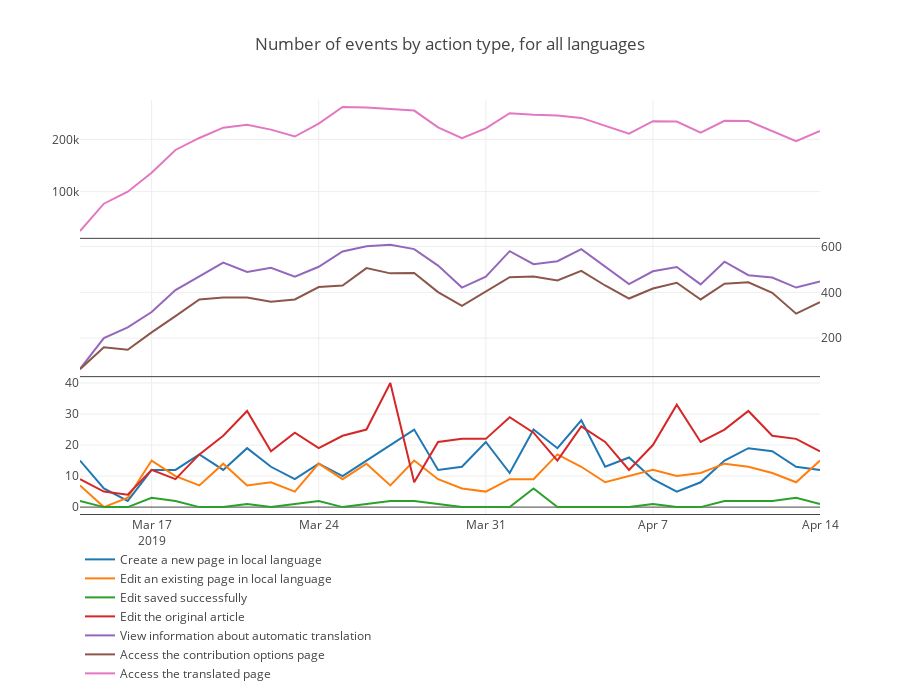

The cell this chart's notebook holds for it:
### Code cell
el_by_action = eventlogging_all.groupby(['date','action'],as_index = False).sum().pivot(index='date',columns='action',values='n_events') \
               .merge(eg_edits.groupby('date', as_index=False)['edits'].sum(), how='left', on='date').fillna(0)
el_by_action.rename(columns={'edits': 'Edit saved successfully'}, inplace=True)
el_by_action = el_by_action.set_index('date')
data = [{'x': el_by_action.index,
    'y': el_by_action[col],
    'name': col
    }  for col in el_by_action.columns.difference(['Access the translated page', 'View information about automatic translation', 'Access the contribution options page'])] \
    + [{'x': el_by_action.index,
    'y': el_by_action[col],
    'name': col,
    'xaxis': 'x2',
    'yaxis': 'y2'
    }  for col in ['View information about automatic translation', 'Access the contribution options page']] \
    + [{'x': el_by_action.index,
    'y': el_by_action['Access the translated page'],
    'name': 'Access the translated page',
    'xaxis': 'x3',
    'yaxis': 'y3'}]
fig = {
    'data': data,
    'layout': {
        'height': 700,
        'xaxis': {'showline':True},
        'xaxis2': {'showticklabels': False, 'anchor':'y2', 'showline':True},
        'xaxis3': {'showticklabels': False, 'anchor':'y3', 'showline':True},
        'yaxis': {'domain': [0, 0.333]},
        'yaxis2': {'domain': [0.333, 0.667], 'side': 'right'}, 
        'yaxis3': {'domain': [0.667, 1]}, 
        'title': {'text': 'Number of events by action type, for all languages'},
        'legend': {'x': 0, 'y': -0.42},
        'hoverlabel': {'namelength' : -1}
    }
}
plotly.offline.iplot(fig)

### Figure 1 — Plotly figure (JSON) as saved in the notebook; plotly's stock layout.template omitted (floating-point values rounded to 4 significant figures)
{"data": [{"name": "Create a new page in local language", "type": "scatter", "uid": "f069a331-4342-4661-8136-19c20d8f409a", "x": ["2019-03-14", "2019-03-15", "2019-03-16", "2019-03-17", "2019-03-18", "2019-03-19", "2019-03-20", "2019-03-21", "2019-03-22", "2019-03-23", "2019-03-24", "2019-03-25", "2019-03-26", "2019-03-27", "2019-03-28", "2019-03-29", "2019-03-30", "2019-03-31", "2019-04-01", "2019-04-02", "2019-04-03", "2019-04-04", "2019-04-05", "2019-04-06", "2019-04-07", "2019-04-08", "2019-04-09", "2019-04-10", "2019-04-11", "2019-04-12", "2019-04-13", "2019-04-14"], "y": [15, 6, 2, 12, 12, 17, 12, 19, 13, 9, 14, 10, 15, 20, 25, 12, 13, 21, 11, 25, 19, 28, 13, 16, 9, 5, 8, 15, 19, 18, 13, 12]}, {"name": "Edit an existing page in local language", "type": "scatter", "uid": "313e8bf2-366d-4329-96a7-e9125c1c94bc", "x": ["2019-03-14", "2019-03-15", "2019-03-16", "2019-03-17", "2019-03-18", "2019-03-19", "2019-03-20", "2019-03-21", "2019-03-22", "2019-03-23", "2019-03-24", "2019-03-25", "2019-03-26", "2019-03-27", "2019-03-28", "2019-03-29", "2019-03-30", "2019-03-31", "2019-04-01", "2019-04-02", "2019-04-03", "2019-04-04", "2019-04-05", "2019-04-06", "2019-04-07", "2019-04-08", "2019-04-09", "2019-04-10", "2019-04-11", "2019-04-12", "2019-04-13", "2019-04-14"], "y": [7, 0, 3, 15, 10, 7, 14, 7, 8, 5, 14, 9, 14, 7, 15, 9, 6, 5, 9, 9, 17, 13, 8, 10, 12, 10, 11, 14, 13, 11, 8, 15]}, {"name": "Edit saved successfully", "type": "scatter", "uid": "092ff050-a747-4951-98b0-e9d522bc06b1", "x": ["2019-03-14", "2019-03-15", "2019-03-16", "2019-03-17", "2019-03-18", "2019-03-19", "2019-03-20", "2019-03-21", "2019-03-22", "2019-03-23", "2019-03-24", "2019-03-25", "2019-03-26", "2019-03-27", "2019-03-28", "2019-03-29", "2019-03-30", "2019-03-31", "2019-04-01", "2019-04-02", "2019-04-03", "2019-04-04", "2019-04-05", "2019-04-06", "2019-04-07", "2019-04-08", "2019-04-09", "2019-04-10", "2019-04-11", "2019-04-12", "2019-04-13", "2019-04-14"], "y": [2, 0, 0, 3, 2, 0, 0, 1, 0, 1, 2, 0, 1, 2, 2, 1, 0, 0, 0, 6, 0, 0, 0, 0, 1, 0, 0, 2, 2, 2, 3, 1]}, {"name": "Edit the original article", "type": "scatter", "uid": "3d4b9ded-cdf2-4c14-a130-7529c3fe1008", "x": ["2019-03-14", "2019-03-15", "2019-03-16", "2019-03-17", "2019-03-18", "2019-03-19", "2019-03-20", "2019-03-21", "2019-03-22", "2019-03-23", "2019-03-24", "2019-03-25", "2019-03-26", "2019-03-27", "2019-03-28", "2019-03-29", "2019-03-30", "2019-03-31", "2019-04-01", "2019-04-02", "2019-04-03", "2019-04-04", "2019-04-05", "2019-04-06", "2019-04-07", "2019-04-08", "2019-04-09", "2019-04-10", "2019-04-11", "2019-04-12", "2019-04-13", "2019-04-14"], "y": [9, 5, 4, 12, 9, 17, 23, 31, 18, 24, 19, 23, 25, 40, 8, 21, 22, 22, 29, 24, 15, 26, 21, 12, 20, 33, 21, 25, 31, 23, 22, 18]}, {"name": "View information about automatic translation", "type": "scatter", "uid": "4fbdcabc-cccd-4f4a-8987-9802875a6070", "x": ["2019-03-14", "2019-03-15", "2019-03-16", "2019-03-17", "2019-03-18", "2019-03-19", "2019-03-20", "2019-03-21", "2019-03-22", "2019-03-23", "2019-03-24", "2019-03-25", "2019-03-26", "2019-03-27", "2019-03-28", "2019-03-29", "2019-03-30", "2019-03-31", "2019-04-01", "2019-04-02", "2019-04-03", "2019-04-04", "2019-04-05", "2019-04-06", "2019-04-07", "2019-04-08", "2019-04-09", "2019-04-10", "2019-04-11", "2019-04-12", "2019-04-13", "2019-04-14"], "xaxis": "x2", "y": [65, 200, 247, 314, 410, 470, 530, 489, 507, 469, 512, 579, 602, 608, 589, 517, 421, 469, 580, 523, 536, 589, 513, 436, 492, 511, 435, 534, 475, 465, 421, 448], "yaxis": "y2"}, {"name": "Access the contribution options page", "type": "scatter", "uid": "ad78a8b2-d023-41a5-8c4e-d3dc06ccd0d5", "x": ["2019-03-14", "2019-03-15", "2019-03-16", "2019-03-17", "2019-03-18", "2019-03-19", "2019-03-20", "2019-03-21", "2019-03-22", "2019-03-23", "2019-03-24", "2019-03-25", "2019-03-26", "2019-03-27", "2019-03-28", "2019-03-29", "2019-03-30", "2019-03-31", "2019-04-01", "2019-04-02", "2019-04-03", "2019-04-04", "2019-04-05", "2019-04-06", "2019-04-07", "2019-04-08", "2019-04-09", "2019-04-10", "2019-04-11", "2019-04-12", "2019-04-13", "2019-04-14"], "xaxis": "x2", "y": [64, 160, 149, 225, 296, 369, 377, 377, 359, 369, 423, 430, 506, 483, 485, 401, 341, 404, 466, 469, 452, 494, 430, 373, 417, 442, 369, 438, 444, 398, 307, 357], "yaxis": "y2"}, {"name": "Access the translated page", "type": "scatter", "uid": "ab7626da-c693-422f-b646-894be31feeea", "x": ["2019-03-14", "2019-03-15", "2019-03-16", "2019-03-17", "2019-03-18", "2019-03-19", "2019-03-20", "2019-03-21", "2019-03-22", "2019-03-23", "2019-03-24", "2019-03-25", "2019-03-26", "2019-03-27", "2019-03-28", "2019-03-29", "2019-03-30", "2019-03-31", "2019-04-01", "2019-04-02", "2019-04-03", "2019-04-04", "2019-04-05", "2019-04-06", "2019-04-07", "2019-04-08", "2019-04-09", "2019-04-10", "2019-04-11", "2019-04-12", "2019-04-13", "2019-04-14"], "xaxis": "x3", "y": [24729, 76923, 99866, 136112, 179709, 202652, 222380, 228124, 218656, 205388, 230035, 262136, 260881, 257936, 255065, 222988, 202123, 221016, 250014, 247027, 245731, 241068, 225925, 210962, 234820, 234156, 213038, 235441, 235059, 216228, 196462, 216066], "yaxis": "y3"}], "layout": {"height": 700, "hoverlabel": {"namelength": -1}, "legend": {"x": 0, "y": -0.42}, "title": {"text": "Number of events by action type, for all languages"}, "xaxis": {"showline": true}, "xaxis2": {"anchor": "y2", "showline": true, "showticklabels": false}, "xaxis3": {"anchor": "y3", "showline": true, "showticklabels": false}, "yaxis": {"domain": [0, 0.333]}, "yaxis2": {"domain": [0.333, 0.667], "side": "right"}, "yaxis3": {"domain": [0.667, 1]}}}
